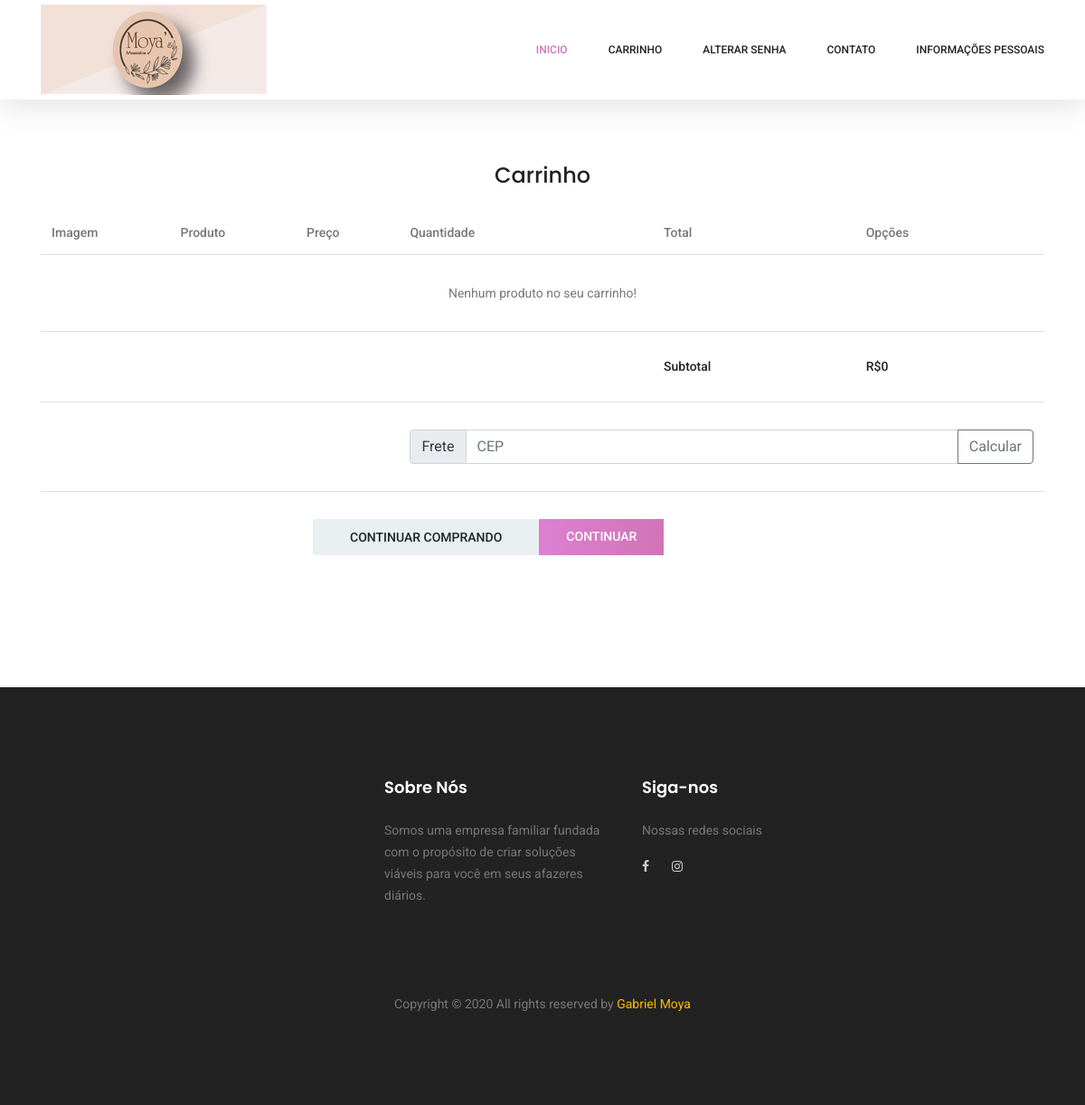
Before: /carrinho/ (signed in) with the older database file.
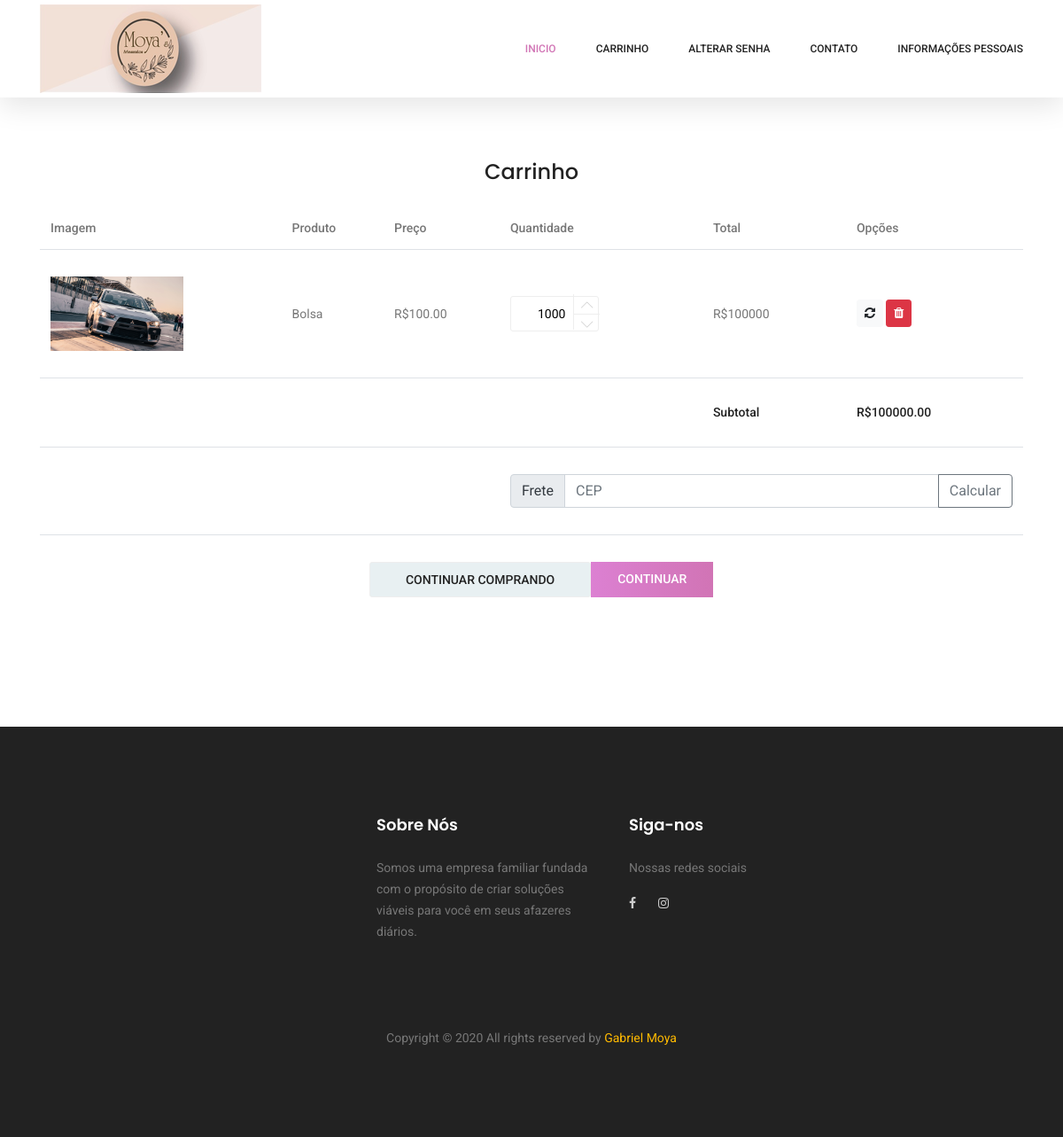
After: the same page with the newer database file.
### clientes/models.py (models this page shows, shortened)
class Carrinho(models.Model):
    quantidade = models.IntegerField()
    valor_unid = models.DecimalField(max_digits=50, decimal_places=2)
    produto = models.ForeignKey(Produto, on_delete=models.PROTECT)
    usuario = models.ForeignKey(User, on_delete=models.PROTECT)

### cadastros/models.py (models this page shows, shortened)
class Produto(models.Model):
    codigo = models.CharField(max_length=100)
    nome = models.CharField(max_length=100)
    descricao = models.CharField(max_length=100)
    estoque = models.IntegerField()
    valorVenda = models.DecimalField(max_digits=50, decimal_places=2)
    imagem = models.ImageField(upload_to="imagens/%Y/%m/%d/", max_length=255, null=True, blank=True)
    categoria = models.ForeignKey(Categoria, on_delete=models.PROTECT)

### clientes/views.py (the view)
# urls.py: path('carrinho/', CarrinhoList.as_view(), name="clientes-carrinho"),
class CarrinhoList(LoginRequiredMixin, ListView):
    model = Carrinho
    template_name = "clientes/carrinho.html"
    def get_context_data(self, *args, **kwargs):
        context = super().get_context_data(*args, **kwargs)
        carrinho = Carrinho.objects.filter(usuario=self.request.user)
        total = 0
        for c in carrinho:
            total += c.valor_unid * c.quantidade
        context["carrinho"] = carrinho
        context["valor"] = total
        return context

### clientes/templates/clientes/carrinho.html (shortened to what the changed rows need)
{% extends 'clientes/formulario.html' %}
{% load static %}
{%block conteudo%}
<br>
<br>
<br>
<section class="cart_area">
    <div class="container">
        <div class="cart_inner">
            <div class="table-responsive">
                <table class="table">
                    <thead>
                        <tr>
                            <th scope="col">Imagem</th>
                            <th scope="col">Produto</th>
                            <th scope="col">Preço</th>
                            <th scope="col">Quantidade</th>
                            <th scope="col">Total</th>
                            <th scope="col">Opções</th>
                        </tr>
                    </thead>
                    <tbody>
                        {% for c in carrinho %}
                        <tr>
                            <td>
                                <img src="{{ c.produto.imagem.url }}" width="150" />
                            </td>
                            <td>{{c.produto.nome}}</td>
                            <td>R${{c.valor_unid|floatformat:2}}</td>
                            <td>
                                <div class="product_count">
                                    <input type="text" name="qtde" maxlength="12" value="{{c.quantidade}}" title="Quantidade:" class="input-text qty">
                                    <button class="increase items-count btn-mais" type="button"><i class="lnr lnr-chevron-up"></i></button>
                                    <button class="reduced items-count btn-menos" type="button"><i class="lnr lnr-chevron-down"></i></button>
                                </div>
                            </td>
                            <td>R${% widthratio c.valor_unid 1 c.quantidade %}</td>
                            <td>
                                <a class="btn btn-light btn-sm btn-atualizar" href="{% url 'atualizar-carrinho' c.pk 1 %}"><i class="fa fa-refresh" aria-hidden="true"></i></a>
                                <a href="{% url 'deletar-produto' c.pk %}" class="btn btn-danger btn-sm" title="Remover">
                                    <i class="fa fa-trash" aria-hidden="true"></i>
                                </a>
                            </td>
                        </tr>
                        {% empty %}
                        <tr>
                            <td colspan="6" class="text-center">
                                Nenhum produto no seu carrinho!
                            </td>
                        </tr>
                        {% endfor %}
                        <tr>
                            <td>
                                <h5>R${{ valor }} </h5>
                            </td>
                        </tr>
                    </tbody>
                </table>
            </div>
        </div>
    </div>
</section>
{%endblock%}

Changed rows visible on the page:
added Carrinho: produto.imagem (picture), produto.nome "Bolsa", valor_unid "100.00", qtde "1000", valor_unid+quantidade "100000"
Other visible differences:
{{ valor }}: "0" → "100000.00"
text no longer shown: "Nenhum produto no seu carrinho!"
